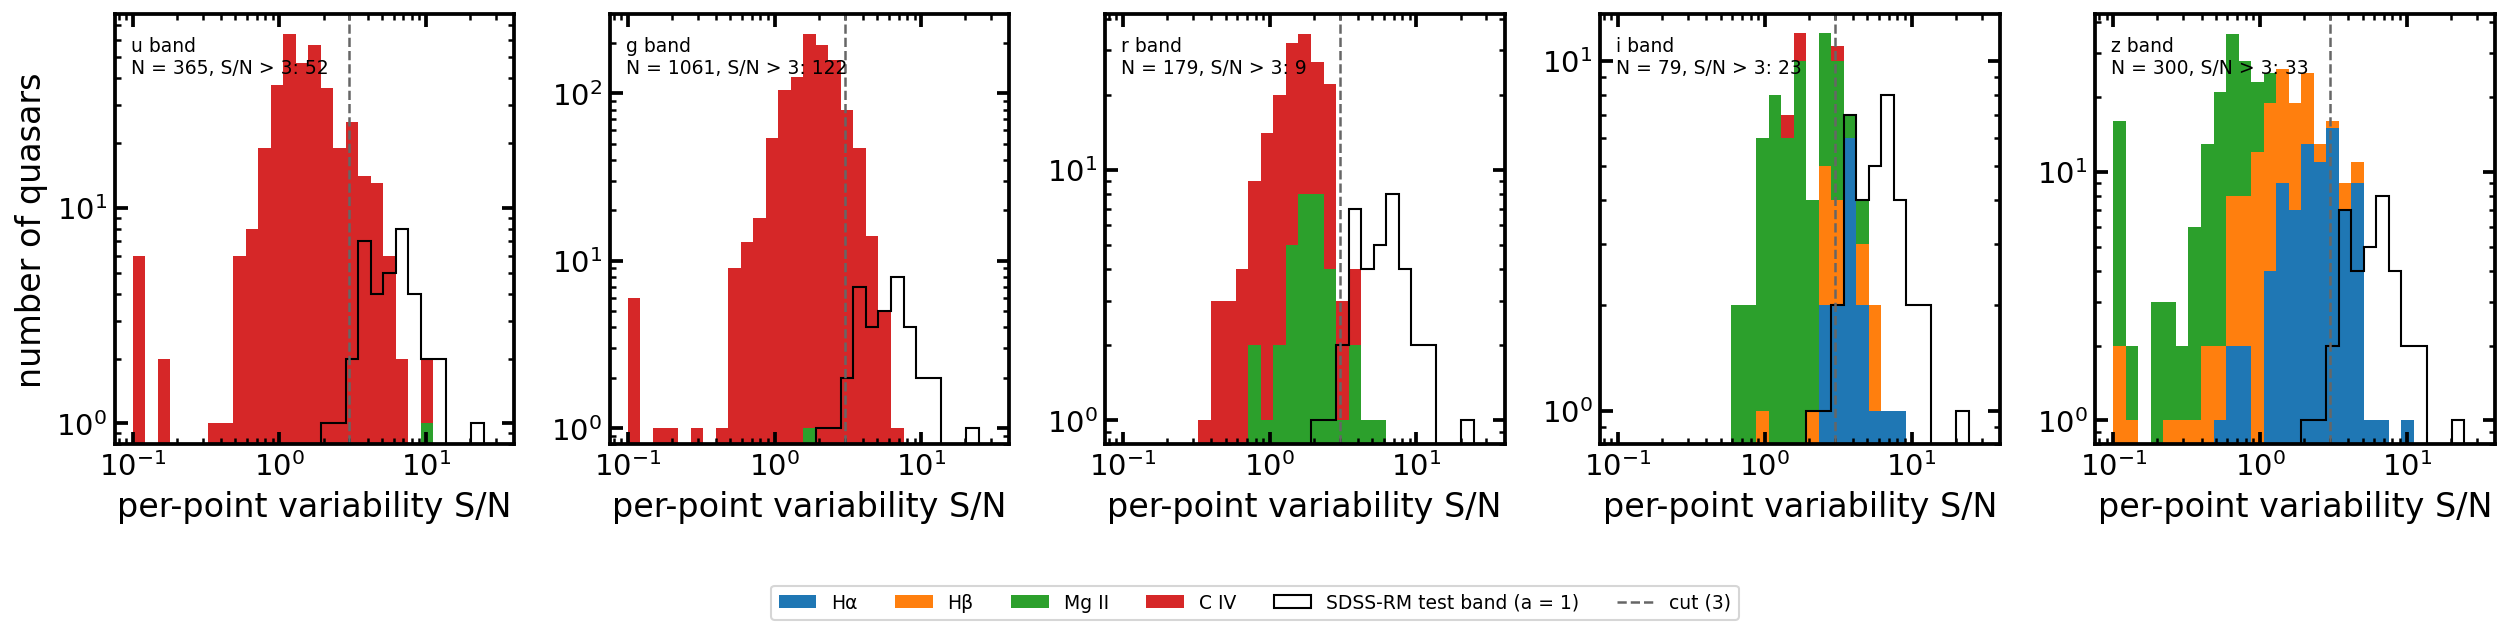

Source code (Python):
"""Line-band per-point variability S/N (pipeline/line_snr.py) by band, for every good line with a > 0.25.

One panel per SDSS band; each line in the band where its a is largest, stacked by line. The SDSS-RM test bands (a = 1)
are shown for reference in every panel.
usage (from the qvc repo root): python experiments/blr_lags/figures/line_snr_bands.py [sdss_rm_dir]
"""
import sys
from pathlib import Path
import numpy as np, pandas as pd, matplotlib
matplotlib.use("Agg")
import matplotlib.pyplot as plt
from jaxsedfit.mplstyle import style_path

HERE = Path(__file__).resolve().parent
sys.path.insert(0, str(HERE.parent / "pipeline"))
from line_snr import ml_amplitude  # noqa: E402

RM = Path(sys.argv[1]) if len(sys.argv) > 1 else Path.home() / "research" / "sdss_rm_repo"
LINES = [("Halpha", "Hα"), ("Hbeta", "Hβ"), ("MgII", "Mg II"), ("CIV", "C IV")]
fr = pd.read_csv(HERE.parent / "pipeline" / "chi20_line_fractions.csv", dtype={"objectId": str})
snr = pd.read_csv(HERE.parent / "pipeline" / "line_snr.csv", dtype={"objectId": str})
best = fr[fr.good & (fr.frac > 0.25)].sort_values("frac").groupby(["objectId", "line"]).tail(1)
best = best.merge(snr[["objectId", "band", "snr"]], on=["objectId", "band"])

rmids = sorted({int(l.split()[0]) for l in open(RM / "jobs.txt")})
y, e, grp = [], [], []
for r in rmids:
    d = np.loadtxt(RM / "synthetic_hbeta_prm" / f"rm{r:03d}" / "prm_hb_a1_lc.txt")
    y.append(d[:, 1] / np.median(d[:, 1]) - 1); e.append(d[:, 2] / np.median(d[:, 1])); grp += [r] * len(d)
rm = ml_amplitude(np.concatenate(y), np.concatenate(e), np.array(grp), np.zeros(len(grp), int)).snr

plt.style.use(style_path())
bins = np.geomspace(0.1, 30, 30)
fig, axes = plt.subplots(1, 5, figsize=(17, 4.3), sharex=True)
for ax, band in zip(axes, "ugriz"):
    s = best[best.band == band]
    vals = [s[s.line == l].snr.clip(bins[0], bins[-1]) for l, _ in LINES]
    ax.hist(vals, bins=bins, stacked=True, color=[f"C{i}" for i in range(4)], label=[lab for _, lab in LINES])
    ax.hist(rm.clip(bins[0], bins[-1]), bins=bins, histtype="step", lw=1.6, color="k", label="SDSS-RM test band (a = 1)")
    ax.axvline(3, color="0.4", ls="--", lw=1.2, label="cut (3)")
    ax.set(xscale="log", yscale="log", ylim=(0.8, None), xlabel="per-point variability S/N")
    ax.text(0.04, 0.95, f"{band} band\nN = {len(s)}, S/N > 3: {int((s.snr > 3).sum())}", transform=ax.transAxes,
            va="top", fontsize=9)
axes[0].set_ylabel("number of quasars")
fig.tight_layout(rect=(0, 0.1, 1, 1))
fig.legend(*axes[-1].get_legend_handles_labels(), loc="lower center", ncol=6, fontsize=9)
fig.savefig(HERE / "line_snr_bands.pdf")
fig.savefig(HERE / "line_snr_bands.png", dpi=150)  # for the README; GitHub does not render PDFs inline
print(HERE / "line_snr_bands.pdf")
